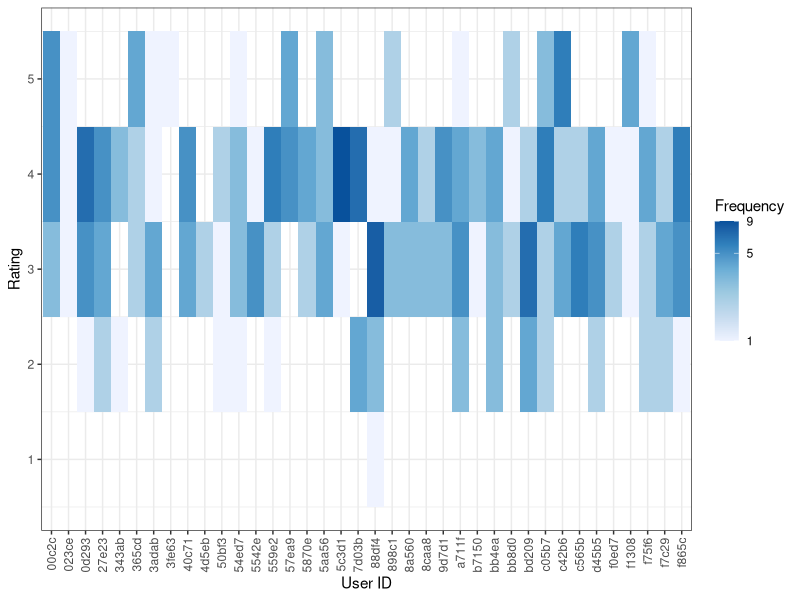
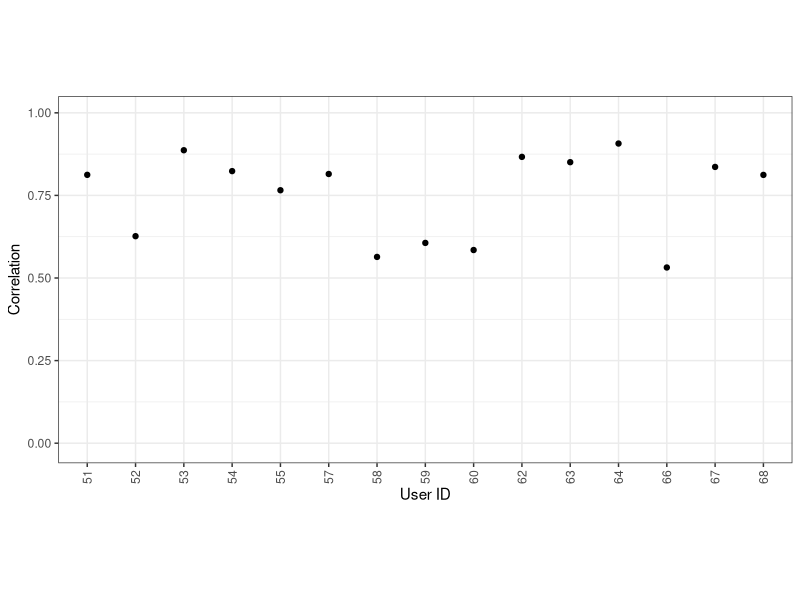
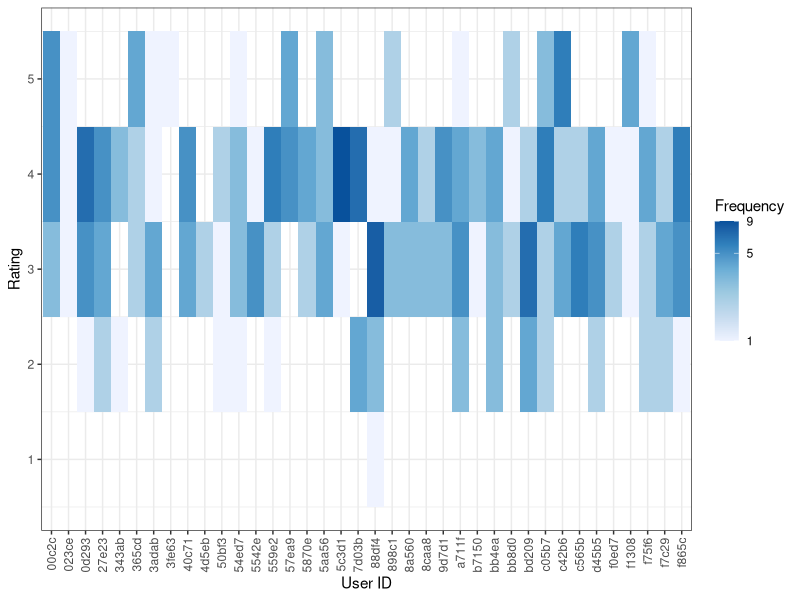
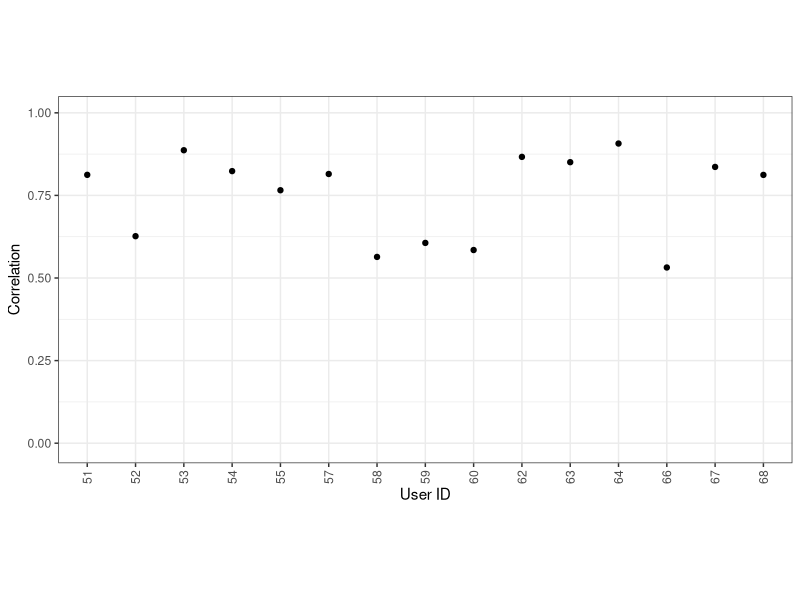

Generate these figures, in order, with R:
## ---- chunk 1
library(tidyverse)
library(ggplot2)
library(RColorBrewer)
## ---- chunk 2
df <- read_csv("lab_and_lts.csv")
df <- df %>%
  filter(group == "lts")
df <- df[!(df$external_id %in% c("61", "65", "42", "32", "41", "25", "20")), ]
heatmap_data <- df %>%
  group_by(external_id, q2) %>%
  dplyr::summarize(Frequency = n())

# Define color palette
color_palette <- brewer.pal(6, "Blues")

# Create the heatmap
p <- ggplot(heatmap_data, aes(x = external_id, y = q2, fill = Frequency)) +
  geom_tile() +
  scale_fill_gradientn(colors = color_palette, trans = "log", 
  breaks = seq(1, max(heatmap_data$Frequency), by = 4)) +
  labs(
    x = "User ID",
    y = "Rating"
  ) +
  theme_bw() +
  theme(axis.text.x = element_text(angle = 90, hjust = 1, vjust=0.5))
ggsave(filename = "scores_distribution_lts.pdf", plot = p, width = 8, height = 6)
print(p)

## ---- chunk 3
library(RColorBrewer)
df_s <- read_csv("lab_and_lts.csv")

filtered_df <- df_s %>%
  filter(group == "labNor")

mean_scores <- filtered_df %>%
  group_by(week)  %>%
  dplyr::summarize(mean_score = mean(q2, na.rm = TRUE))

df_with_mean <- filtered_df %>%
  left_join(mean_scores, by = "week")


mean_correlation_per_user <- df_with_mean %>%
  group_by(external_id) %>%
  dplyr::summarize(mean_correlation = cor(q2, mean_score, use = "complete.obs"))


p <- ggplot(mean_correlation_per_user, aes(x = external_id, y = mean_correlation)) +
  geom_point() +
  labs(x = "User ID", y = "Correlation") +
  theme_bw() +
  theme(axis.text.x = element_text(angle = 90, hjust = 0.5, vjust=0.5), aspect.ratio = 0.5) + ylim(-0.01, 1)
ggsave(filename = "correlation_nor.pdf", plot = p, width = 8, height = 4)
print(p)

